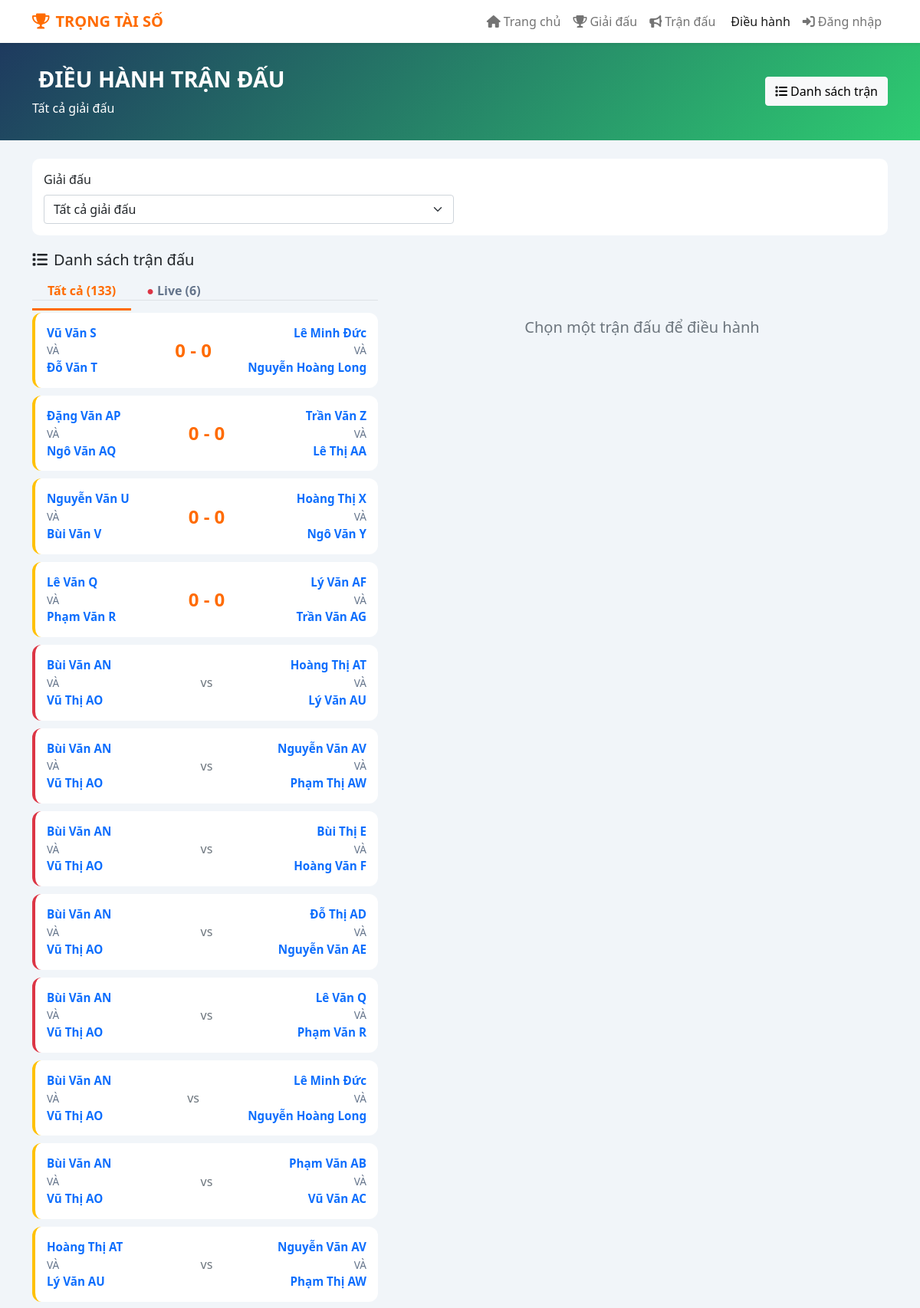
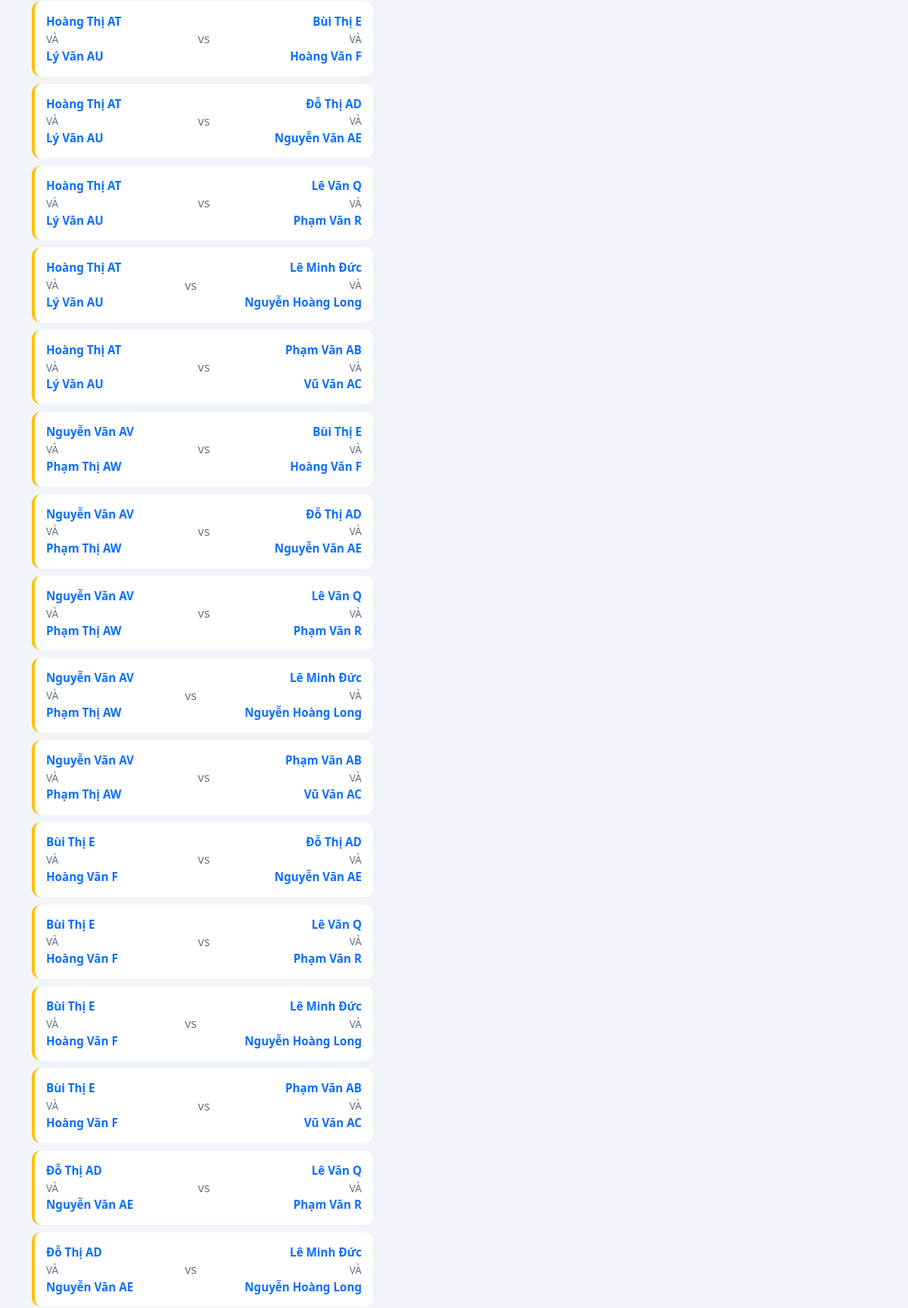
Screenshot of /match-control.php (upper part) with the database file from the repository (2 pictures, top to bottom).
### tables this page shows
CREATE TABLE `matches` (
  `id` int(11) NOT NULL AUTO_INCREMENT,
  `match_number` int(11) DEFAULT NULL,
  `tournament_id` int(11) DEFAULT NULL,
  `team1_id` int(11) DEFAULT NULL,
  `team2_id` int(11) DEFAULT NULL,
  `group_id` int(11) DEFAULT NULL,
  `round` varchar(50) DEFAULT NULL,
  `bracket_position` varchar(20) DEFAULT NULL,
  `match_type` enum('group','knockout','quarter','semi','final','live') DEFAULT 'group',
  `score1` int(11) DEFAULT NULL,
  `score2` int(11) DEFAULT NULL,
  `winner_id` int(11) DEFAULT NULL,
  `match_date` datetime DEFAULT NULL,
  `court` varchar(50) DEFAULT NULL,
  `arena_id` int(11) DEFAULT NULL,
  `created_at` timestamp NOT NULL DEFAULT current_timestamp(),
  `winning_score` int(11) DEFAULT 11,
  `first_server` int(11) DEFAULT 1,
  `server_team` int(11) DEFAULT 1,
  `server_hand` int(11) DEFAULT 1,
  `status` enum('pending','live','completed') DEFAULT 'pending',
  `completed_at` datetime DEFAULT NULL,
  PRIMARY KEY (`id`),
  KEY `tournament_id` (`tournament_id`),
  KEY `team1_id` (`team1_id`),
  KEY `team2_id` (`team2_id`),
  KEY `group_id` (`group_id`),
  KEY `winner_id` (`winner_id`),
  KEY `arena_id` (`arena_id`),
  CONSTRAINT `matches_ibfk_1` FOREIGN KEY (`tournament_id`) REFERENCES `tournaments` (`id`) ON DELETE CASCADE,
  CONSTRAINT `matches_ibfk_2` FOREIGN KEY (`team1_id`) REFERENCES `teams` (`id`) ON DELETE CASCADE,
  CONSTRAINT `matches_ibfk_3` FOREIGN KEY (`team2_id`) REFERENCES `teams` (`id`) ON DELETE CASCADE,
  CONSTRAINT `matches_ibfk_4` FOREIGN KEY (`group_id`) REFERENCES `groups` (`id`) ON DELETE CASCADE,
  CONSTRAINT `matches_ibfk_5` FOREIGN KEY (`winner_id`) REFERENCES `teams` (`id`) ON DELETE SET NULL,
  CONSTRAINT `matches_ibfk_6` FOREIGN KEY (`arena_id`) REFERENCES `arena` (`id`) ON DELETE SET NULL
);

CREATE TABLE `teams` (
  `id` int(11) NOT NULL AUTO_INCREMENT,
  `tournament_id` int(11) DEFAULT NULL,
  `category_id` int(11) DEFAULT NULL,
  `team_name` varchar(100) NOT NULL,
  `player1` varchar(100) DEFAULT NULL,
  `player2` varchar(100) DEFAULT NULL,
  `skill_level` varchar(10) DEFAULT NULL,
  `group_name` varchar(1) DEFAULT NULL,
  `seed` int(11) DEFAULT NULL,
  `created_at` timestamp NOT NULL DEFAULT current_timestamp(),
  PRIMARY KEY (`id`),
  UNIQUE KEY `unique_team_tournament` (`team_name`,`tournament_id`),
  KEY `tournament_id` (`tournament_id`),
  KEY `category_id` (`category_id`),
  CONSTRAINT `teams_ibfk_1` FOREIGN KEY (`tournament_id`) REFERENCES `tournaments` (`id`) ON DELETE CASCADE,
  CONSTRAINT `teams_ibfk_2` FOREIGN KEY (`category_id`) REFERENCES `tournamentcategories` (`id`) ON DELETE SET NULL
);

### match-control.php (the view, shortened to what this page needs)
<?php
require_once 'db.php';
require_once 'functions.php';
require_once 'components/template.php';
$matchId = isset($_GET['match_id']) ? intval($_GET['match_id']) : 0;
$tournamentId = isset($_GET['tournament_id']) ? intval($_GET['tournament_id']) : 0;
$action = $_GET['action'] ?? 'list';
$tournament = null;
$matches = [];
if ($tournamentId > 0) {
    $matches = getMatchesByTournament($tournamentId);
} else {
    $matches = getAllMatches();
}
$currentMatch = null;
$liveMatches = array_filter($matches, fn($m) => $m['status'] === 'live');
?>
<!DOCTYPE html>
<html lang="vi">
<head>
    <link href="https://cdn.jsdelivr.net/npm/bootstrap@5.1.3/dist/css/bootstrap.min.css" rel="stylesheet">
    <link href="https://cdnjs.cloudflare.com/ajax/libs/font-awesome/6.0.0/css/all.min.css" rel="stylesheet">
</head>
<body>
    <div class="page-header">
        <div class="container">
            <div class="row align-items-center">
                <div class="col-md-8">
                    <h1 class="page-title"><i class="fas fa-whistle me-2"></i>ĐIỀU HÀNH TRẬN ĐẤU</h1>
                    <?php if ($tournament): ?>
                        <p class="mb-0 mt-2"><?php echo htmlspecialchars($tournament['name']); ?></p>
                    <?php else: ?>
                        <p class="mb-0 mt-2">Tất cả giải đấu</p>
                    <?php endif; ?>
                </div>
                <div class="col-md-4 text-md-end">
                    <a href="matches.php<?php echo $tournamentId ? "?tournament_id=$tournamentId" : ''; ?>" class="btn btn-light">
                        <i class="fas fa-list me-1"></i>Danh sách trận
                    </a>
                </div>
            </div>
        </div>
    </div>
    <div class="container py-4">
        <div class="filter-bar">
            <form method="get" class="row g-3">
                <div class="col-md-6">
                    <label class="form-label">Giải đấu</label>
                    <select name="tournament_id" class="form-select" onchange="this.form.submit()">
                        <option value="0">Tất cả giải đấu</option>
                    </select>
                </div>
            </form>
        </div>
        <div class="row">
            <div class="col-md-5">
                <h5 class="mb-3"><i class="fas fa-list me-2"></i>Danh sách trận đấu</h5>
                <ul class="nav nav-tabs mb-3">
                    <li class="nav-item">
                        <a class="nav-tab <?php echo ($action === 'list') ? 'active' : ''; ?>" href="?action=list&tournament_id=<?php echo $tournamentId; ?>">
                            Tất cả (<?php echo count($matches); ?>)
                        </a>
                    </li>
                    <li class="nav-item">
                        <a class="nav-tab <?php echo ($action === 'live') ? 'active' : ''; ?>" href="?action=live&tournament_id=<?php echo $tournamentId; ?>">
                            <span class="text-danger">●</span> Live (<?php echo count($liveMatches); ?>)
                        </a>
                    </li>
                </ul>
                <?php
                $displayMatches = $action === 'live' ? $liveMatches : $matches;
                if (empty($displayMatches)):
                ?>
                    <div class="text-muted text-center py-4">Không có trận đấu</div>
                <?php else: ?>
                    <?php foreach ($displayMatches as $m): ?>
                        <?php
                        $t1 = getTeamInfo($m['team1_id']);
                        $t2 = getTeamInfo($m['team2_id']);
                        $isActive = $matchId === $m['id'];
                        ?>
                        <a href="?match_id=<?php echo $m['id']; ?>&tournament_id=<?php echo $tournamentId; ?>"
                           class="text-decoration-none">
                            <div class="match-card <?php echo $m['status']; ?> <?php echo $isActive ? 'border border-primary' : ''; ?>">
                                <div class="d-flex justify-content-between align-items-center">
                                    <div style="min-width: 120px;">
                                        <?php echo renderTeamPlayers($t1, '', 'font-weight: 700; font-size: 0.95rem;'); ?>
                                    </div>
                                    <div class="text-center">
                                        <?php if ($m['status'] === 'completed' || $m['score1'] !== null): ?>
                                            <div class="score-display" style="font-size: 1.5rem;"><?php echo $m['score1'] ?? 0; ?> - <?php echo $m['score2'] ?? 0; ?></div>
                                        <?php else: ?>
                                            <span class="text-muted">vs</span>
                                        <?php endif; ?>
                                    </div>
                                    <div class="text-end" style="min-width: 120px;">
                                        <?php echo renderTeamPlayers($t2, '', 'font-weight: 700; font-size: 0.95rem; text-align: right;'); ?>
                                    </div>
                                </div>
                            </div>
                        </a>
                    <?php endforeach; ?>
                <?php endif; ?>
            </div>
            <div class="col-md-7">
                <?php if ($currentMatch): ?>
                    <h5 class="mb-3"><i class="fas fa-gamepad me-2"></i>Điều hành trận đấu</h5>
                    <div class="card-custom" style="background: white; border-radius: 12px; padding: 25px;">
                        <div class="row align-items-center text-center mb-4">
                            <div class="col-5">
                                <?php echo renderTeamPlayers($t1, '', 'font-weight: 700; font-size: 1.2rem;'); ?>
                                <input type="hidden" id="team1_id" value="<?php echo $currentMatch['team1_id']; ?>">
                            </div>
                            <div class="col-2">
                                <div class="text-muted fw-bold">VS</div>
                            </div>
                            <div class="col-5">
                                <?php echo renderTeamPlayers($t2, '', 'font-weight: 700; font-size: 1.2rem; text-align: right;'); ?>
                                <input type="hidden" id="team2_id" value="<?php echo $currentMatch['team2_id']; ?>">
                            </div>
                        </div>
                        <div class="row align-items-center justify-content-center mb-4">
                            <div class="col-4 text-center">
                                <input type="number" id="score1" class="score-input" value="<?php echo $currentMatch['score1'] ?? 0; ?>" min="0">
                            </div>
                            <div class="col-2 text-center">
                                <span style="font-size: 2rem; color: #94a3b8;">-</span>
                            </div>
                            <div class="col-4 text-center">
                                <input type="number" id="score2" class="score-input" value="<?php echo $currentMatch['score2'] ?? 0; ?>" min="0">
                            </div>
                        </div>
                        <div class="text-center">
                            <input type="hidden" id="match_id" value="<?php echo $matchId; ?>">
                            <?php if ($currentMatch['status'] === 'pending'): ?>
                                <button class="btn btn-success btn-lg me-2" onclick="startMatch()">
                                    <i class="fas fa-play me-1"></i>Bắt đầu trận đấu
                                </button>
                            <?php endif; ?>
                            <button class="btn btn-primary btn-lg me-2" onclick="updateScore()">
                                <i class="fas fa-save me-1"></i>Lưu tỷ số
                            </button>
                            <?php if ($currentMatch['status'] !== 'completed'): ?>
                                <button class="btn btn-success btn-lg" onclick="finishMatch()">
                                    <i class="fas fa-check me-1"></i>Hoàn thành trận
                                </button>
                            <?php endif; ?>
                            <hr>
                            <button class="btn btn-outline-danger btn-sm" onclick="deleteMatch()">
                                <i class="fas fa-trash me-1"></i>Xóa trận đấu
                            </button>
                        </div>
                    </div>
                <?php else: ?>
                    <div class="text-center py-5 text-muted">
                        <h5 class="mt-3">Chọn một trận đấu để điều hành</h5>
                    </div>
                <?php endif; ?>
            </div>
        </div>
    </div>
</body>
</html>

### functions.php (shortened to what this page needs)
<?php
require_once 'db.php';
function getAllMatches($groupFilter = null, $tournamentFilter = null) {
    global $pdo;
    $sql = "
        SELECT m.*,
               t1.team_name as team1_name, t1.tournament_id as tournament1_id,
               t1.skill_level as skill_level1,
               t1.player1 as team1_player1, t1.player2 as team1_player2,
               t2.team_name as team2_name, t2.tournament_id as tournament2_id,
               t2.skill_level as skill_level2,
               t2.player1 as team2_player1, t2.player2 as team2_player2,
               g.group_name
        FROM `Matches` m
        LEFT JOIN `Teams` t1 ON m.team1_id = t1.id
        LEFT JOIN `Teams` t2 ON m.team2_id = t2.id
        LEFT JOIN `Groups` g ON m.group_id = g.id
        WHERE 1=1
    ";
    $params = [];
    $sql .= " ORDER BY g.group_name, m.round, m.id";
    $stmt = $pdo->prepare($sql);
    $stmt->execute($params);
    return $stmt->fetchAll();
}
function getTeamInfo($teamId) {
    global $pdo;
    $stmt = $pdo->prepare("
        SELECT t.*, tr.name as tournament_name
        FROM `Teams` t
        LEFT JOIN Tournaments tr ON t.tournament_id = tr.id
        WHERE t.id = ?
    ");
    $stmt->execute([$teamId]);
    return $stmt->fetch();
}
function renderTeamPlayers($team, $class = '', $style = '') {
    $p1 = $team['player1'] ?? '';
    $p2 = $team['player2'] ?? '';
    $style = $style ?: 'font-weight: 700; font-size: 1.1rem; line-height: 1.3;';
    return '<div class="' . $class . '" style="' . $style . '">
        <strong>' . htmlspecialchars($p1) . '</strong><br>
        <span style="font-weight: 400; font-size: 0.85rem; color: #64748b;">VÀ</span><br>
        <strong>' . htmlspecialchars($p2) . '</strong>
    </div>';
}
?>

### match-control.php (style rules this page uses)
:root { --primary: #2ecc71; --accent: #ff6b00; --text-dark: #1e293b; }
body { background: #f1f5f9; font-family: 'Segoe UI', sans-serif; }
.page-header { background: linear-gradient(135deg, #1e3a5f 0%, #2ecc71 100%); color: white; padding: 30px 0; }
.page-title { font-size: 1.8rem; font-weight: 700; margin: 0; }
.match-card { background: white; border-radius: 12px; padding: 15px; margin-bottom: 10px; border-left: 4px solid var(--primary); transition: all 0.2s; }
.match-card.live { border-left-color: #dc3545; animation: pulse 2s infinite; }
.match-card.pending { border-left-color: #ffc107; }
.score-display { font-size: 3rem; font-weight: 800; color: var(--accent); }
.nav-tab { padding: 12px 20px; border: none; background: transparent; color: #64748b; font-weight: 600; border-bottom: 3px solid transparent; cursor: pointer; text-decoration: none; }
.nav-tab:hover, .nav-tab.active { color: var(--accent); border-bottom-color: var(--accent); text-decoration: none; }
.filter-bar { background: white; border-radius: 10px; padding: 15px; margin-bottom: 20px; }

### rows the page displays
matches: team1.player1 "Vũ Văn S Lê Minh Đức", team1.player2 "Đỗ Văn T Nguyễn Hoàng Long", score1 "0", score2 "0"
matches: team1.player1 "Đặng Văn AP Trần Văn Z", team1.player2 "Ngô Văn AQ Lê Thị AA", score1 "0", score2 "0"
matches: team1.player1 "Nguyễn Văn U Hoàng Thị X", team1.player2 "Bùi Văn V Ngô Văn Y", score1 "0", score2 "0"
matches: team1.player1 "Lê Văn Q Lý Văn AF", team1.player2 "Phạm Văn R Trần Văn AG", score1 "0", score2 "0"
matches: team1.player1 "Bùi Văn AN Hoàng Thị AT", team1.player2 "Vũ Thị AO Lý Văn AU", status "vs"
matches: team1.player1 "Bùi Văn AN Nguyễn Văn AV", team1.player2 "Vũ Thị AO Phạm Thị AW", status "vs"
matches: team1.player1 "Bùi Văn AN Bùi Thị E", team1.player2 "Vũ Thị AO Hoàng Văn F", status "vs"
matches: team1.player1 "Bùi Văn AN Đỗ Thị AD", team1.player2 "Vũ Thị AO Nguyễn Văn AE", status "vs"
matches: team1.player1 "Bùi Văn AN Lê Văn Q", team1.player2 "Vũ Thị AO Phạm Văn R", status "vs"
matches: team1.player1 "Bùi Văn AN Lê Minh Đức", team1.player2 "Vũ Thị AO Nguyễn Hoàng Long", status "vs"
matches: team1.player1 "Bùi Văn AN Phạm Văn AB", team1.player2 "Vũ Thị AO Vũ Văn AC", status "vs"
matches: team1.player1 "Hoàng Thị AT Nguyễn Văn AV", team1.player2 "Lý Văn AU Phạm Thị AW", status "vs"
matches: team1.player1 "Hoàng Thị AT Bùi Thị E", team1.player2 "Lý Văn AU Hoàng Văn F", status "vs"
matches: team1.player1 "Hoàng Thị AT Đỗ Thị AD", team1.player2 "Lý Văn AU Nguyễn Văn AE", status "vs"
matches: team1.player1 "Hoàng Thị AT Lê Văn Q", team1.player2 "Lý Văn AU Phạm Văn R", status "vs"
matches: team1.player1 "Hoàng Thị AT Lê Minh Đức", team1.player2 "Lý Văn AU Nguyễn Hoàng Long", status "vs"
matches: team1.player1 "Hoàng Thị AT Phạm Văn AB", team1.player2 "Lý Văn AU Vũ Văn AC", status "vs"
matches: team1.player1 "Nguyễn Văn AV Bùi Thị E", team1.player2 "Phạm Thị AW Hoàng Văn F", status "vs"
matches: team1.player1 "Nguyễn Văn AV Đỗ Thị AD", team1.player2 "Phạm Thị AW Nguyễn Văn AE", status "vs"
matches: team1.player1 "Nguyễn Văn AV Lê Văn Q", team1.player2 "Phạm Thị AW Phạm Văn R", status "vs"
matches: team1.player1 "Nguyễn Văn AV Lê Minh Đức", team1.player2 "Phạm Thị AW Nguyễn Hoàng Long", status "vs"
matches: team1.player1 "Nguyễn Văn AV Phạm Văn AB", team1.player2 "Phạm Thị AW Vũ Văn AC", status "vs"
matches: team1.player1 "Bùi Thị E Đỗ Thị AD", team1.player2 "Hoàng Văn F Nguyễn Văn AE", status "vs"
matches: team1.player1 "Bùi Thị E Lê Văn Q", team1.player2 "Hoàng Văn F Phạm Văn R", status "vs"
matches: team1.player1 "Bùi Thị E Lê Minh Đức", team1.player2 "Hoàng Văn F Nguyễn Hoàng Long", status "vs"
matches: team1.player1 "Bùi Thị E Phạm Văn AB", team1.player2 "Hoàng Văn F Vũ Văn AC", status "vs"
matches: team1.player1 "Đỗ Thị AD Lê Văn Q", team1.player2 "Nguyễn Văn AE Phạm Văn R", status "vs"
matches: team1.player1 "Đỗ Thị AD Lê Minh Đức", team1.player2 "Nguyễn Văn AE Nguyễn Hoàng Long", status "vs"

### other values shown
count($matches) "133"
count($liveMatches) "6"
